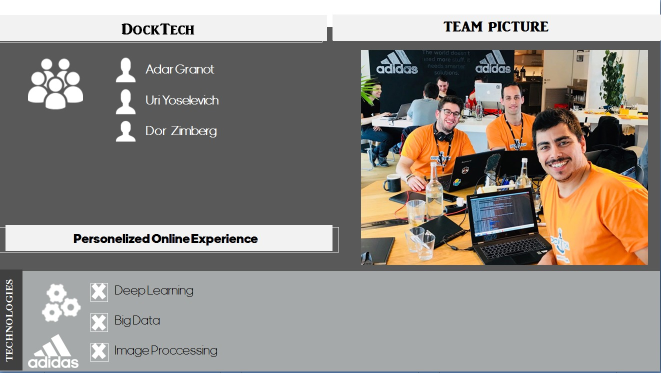
#> input picture onePager.jpeg, 1321 x 746 px (shown at 1/2 size)
$ python instance_segmentation.py onePager.jpeg out
#> lines starting #> are read from the running program, lines starting #| are printed output that depends on the picture
import cv2
import numpy as np
import os
import sys

img_file = sys.argv[1]
save_dir = sys.argv[2]

img_size_x,img_size_y = 300,500
op_img_x,op_img_y = 1600,2300

contrast   = 120

brightness = 0

pixel_factor = 127

default_tree = 40

create = cv2.GC_INIT_WITH_RECT


def segment(img,x,y,w,z,iteration,savefile,rgbf,rgbb):
#> called with img = 'onePager.jpeg', x = 50, y = 80, w = 270, z = 400, iteration = 40, savefile = 'onePager.jpeg'
    imgs = cv2.imread(img)
#> imgs is the input picture: shape (746, 1321, 3); mean B, G, R 133.2, 139.3, 145
    img = cv2.resize(imgs,(img_size_x,img_size_y))
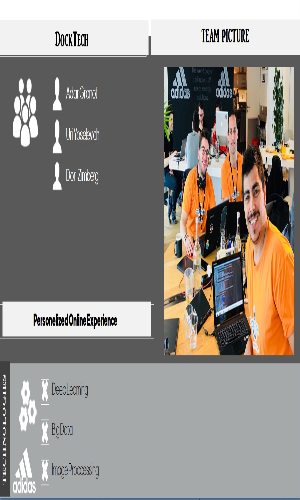
#> img: shape (500, 300, 3); mean B, G, R 133.1, 139.2, 144.9

    mask = np.zeros(img.shape[:2],np.uint8)
    bgdModel = np.zeros((1,65),np.float64)

    fgdModel = np.zeros((1,65),np.float64)
    coord = (x,y,w,z)

    cv2.grabCut(img,mask,coord,bgdModel,fgdModel,iteration,create)
    mask2 = np.where((mask==2)|(mask==0),0,1).astype('uint8')
    img_cut = img*mask2[:,:,np.newaxis]
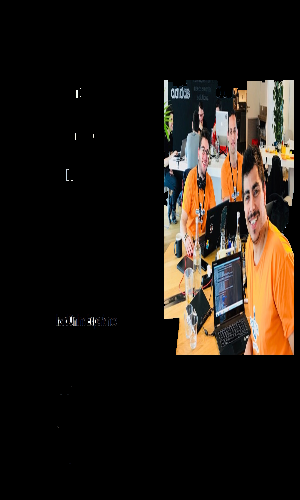
#> img_cut: shape (500, 300, 3); mean B, G, R 20, 26.4, 33.3
    rese = cv2.resize(img_cut,(op_img_x,op_img_y))
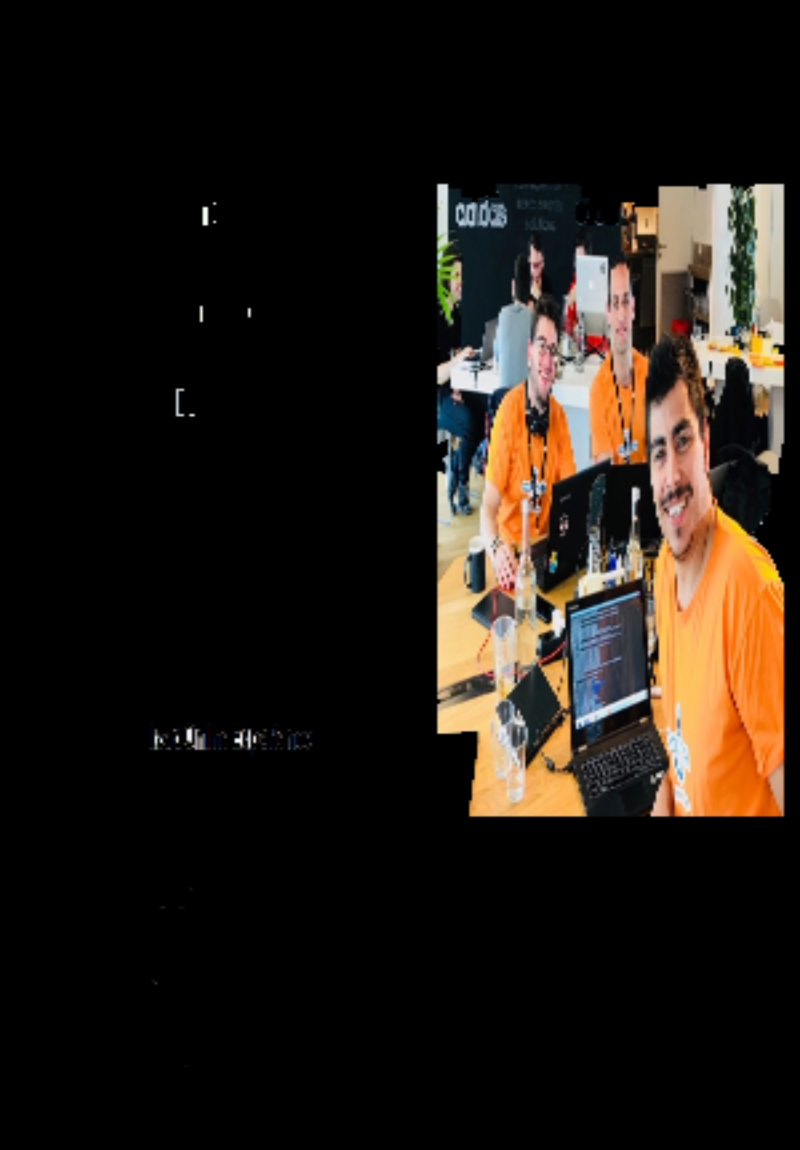
#> rese: shape (2300, 1600, 3) (shown at 1/2 size); mean B, G, R 20, 26.4, 33.3
    img_cont = np.int16(rese)

    img_cont = img_cont*(contrast/1) - contrast + brightness
    img_cont = np.clip(img_cont, 0, 255)
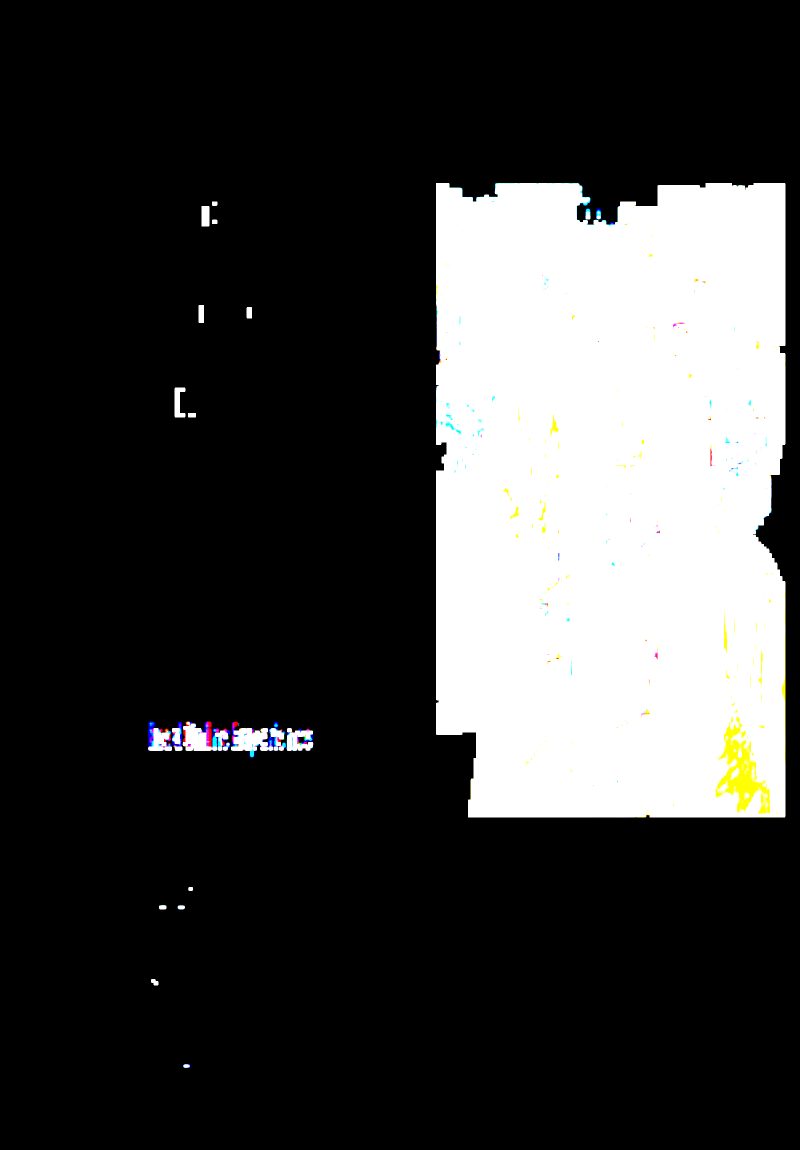
#> img_cont: shape (2300, 1600, 3) float64 (shown at 1/2 size); mean B, G, R 59.6, 60.2, 60.1
    opr = np.uint8(img_cont)

    op1 = opr[np.where((opr == [255,255,255]).all(axis = 2))] = rgbf
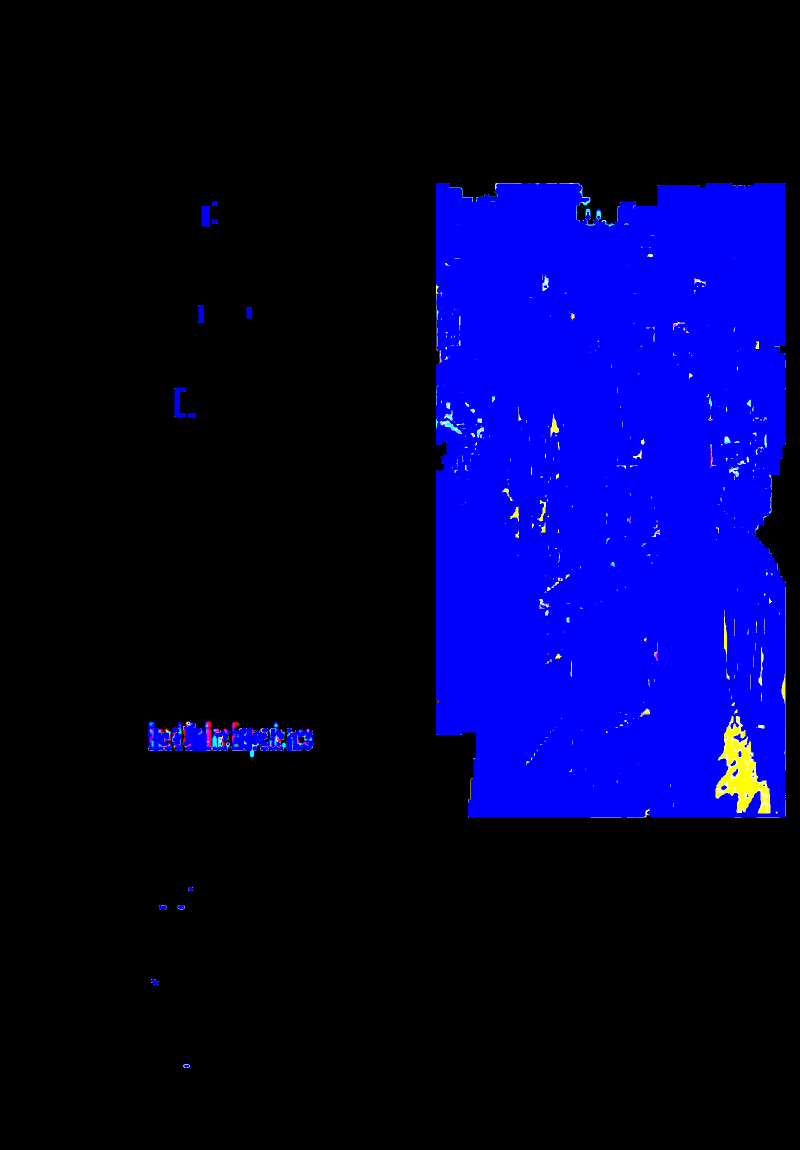
#> opr: shape (2300, 1600, 3) (shown at 1/2 size); mean B, G, R 59.6, 1.6, 1.5
    op2 = opr[np.where((opr == [0,0,0]).all(axis = 2))] = rgbb
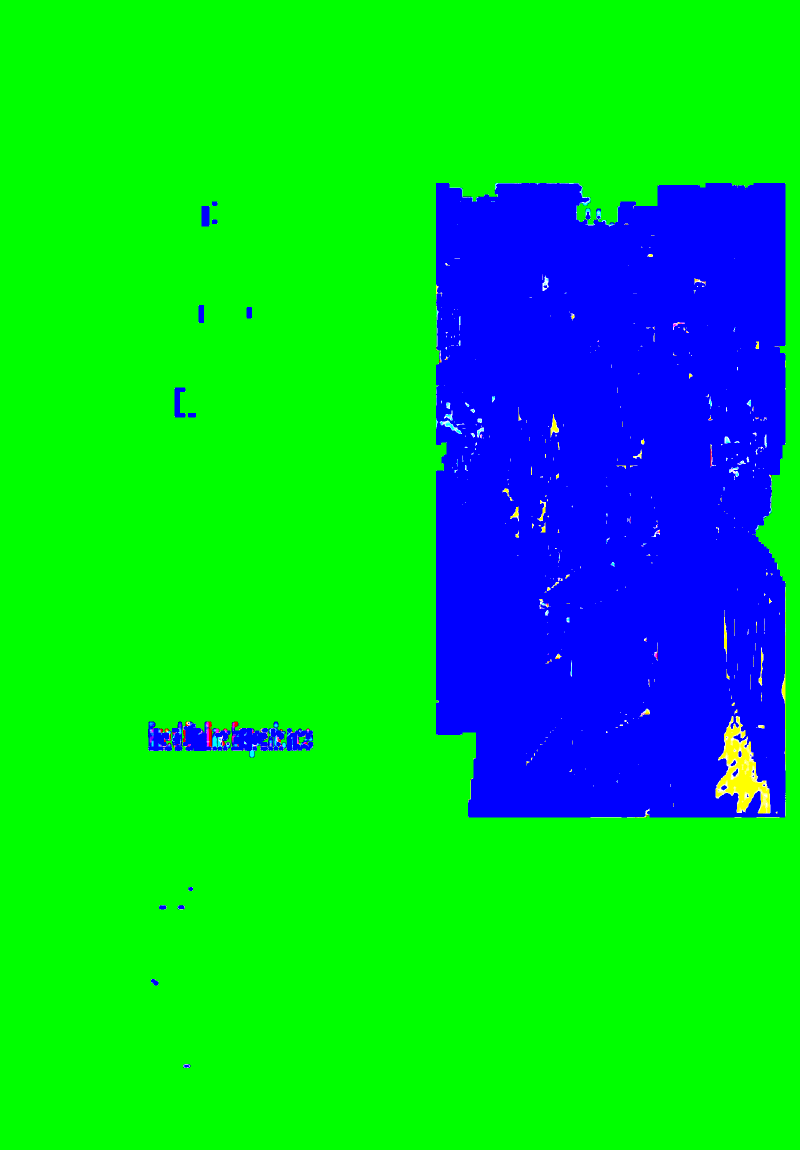
#> opr: shape (2300, 1600, 3) (shown at 1/2 size); mean B, G, R 59.6, 196.1, 1.5

    print(save_dir+str(savefile).replace(".jpg",".bmp"))
    cv2.imwrite(save_dir+str(savefile).replace(".jpg",".bmp"),opr)

p1 = 50 #80-5
p2 = 80  #10-5
p3 = 270 #195-5
p4 = 400 #420+80
x_po,y_po,w_po,z_po = p1,p2,p3,p4

segment(img_file,x_po,y_po,w_po,z_po,default_tree,img_file,[255,0,0],[0,255,0])
